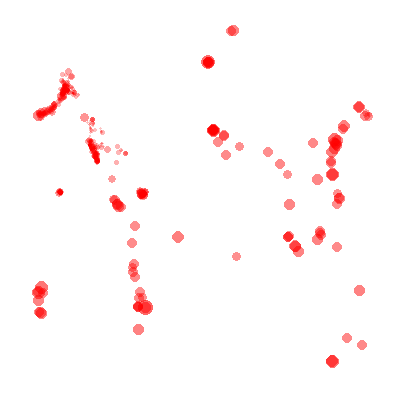

Reproduce this figure in R.
library(ggplot2)source("5-transparent_background.R")plotLatLonNoAxisOrLabels = function() {	p <- plotLatLonWithTransparentBackground()	p <- p + opts(			 axis.line=theme_blank(),              axis.text.x=theme_blank(),              axis.text.y=theme_blank(),              axis.ticks=theme_blank(),               axis.title.x=theme_blank(),              axis.title.y=theme_blank(),			 			 legend.position = "none"			 )		png( "7-no_axis_or_labels.png", width = 400, height = 400, units = "px", bg = "transparent" )	print( p )	dev.off()}